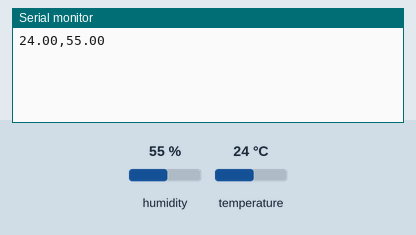
Simulated run of this sketch. Board: Arduino Uno, built with avr-gcc and run on an emulated ATmega328P. On the bench: the last lines printed to the serial monitor. The inputs (shaded band) are chosen by the test bench; at power-on: humidity 55 %, temperature 24 °C.

Above: at 6.2 s.
6.3 s: humidity set to 22 %
At 8.8 s:
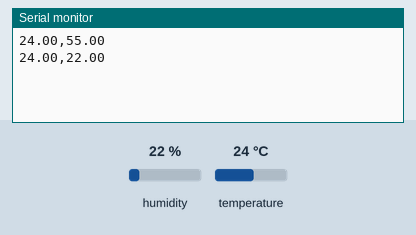
9.5 s: temperature set to 12 °C
At 10.9 s:
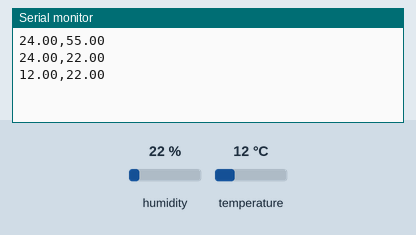
12.7 s: humidity set to 40 %
At 16.4 s:
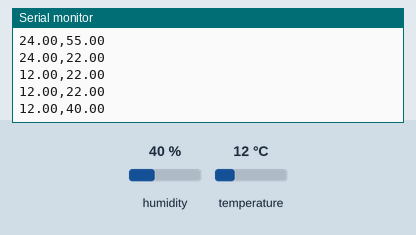
Timing chart, 0 to 17.9 s (numbered marks = the images above; inputs shaded):
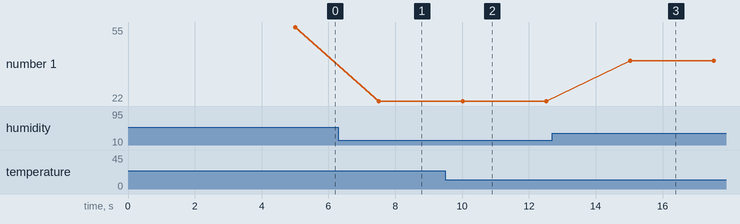

The sketch:

rht_minimal.ino
```cpp
// (licence header left out)
// Inlcude libraries
#include <Wire.h> // serial lib for sensor communication
#include <DHT.h> // DHT sensor lib

// DHT class instantiation
#define DHTPIN 4        // pin we're connected to
#define DHTTYPE DHT22   // DHT 22
DHT dht(DHTPIN, DHTTYPE);

/* Set up the Arduino -------------------------------------- */
void setup()
{
  // Open serial port
  Serial.begin(9600);
  Serial.flush();

  // Setup sensors
  dht.begin();

  // We need to wait a while after initializing the sensors
  delay(5000);
  }

/* Go into processing loop ---------------------------------- */
void loop()
{
  // T, H data
  float t = dht.readTemperature();
  float h = dht.readHumidity();

  // Stream measured data: send one line
  Serial.print(t);
  Serial.print(",");
  Serial.println(h);

  // Wait milliseconds
  delay(2500);
}
```

Measured:
- after the input at 6.3 s, the serial monitor: prints a new line after 1.2 s (image 1)
- after the input at 9.5 s, the serial monitor: prints a new line after 0.52 s (image 2)
- after the input at 12.7 s, the serial monitor: prints a new line after 2.3 s (image 3)
- plotted number 1: 55 → 22 after the input at 6.3 s, 22 → 40 after the input at 12.7 s
